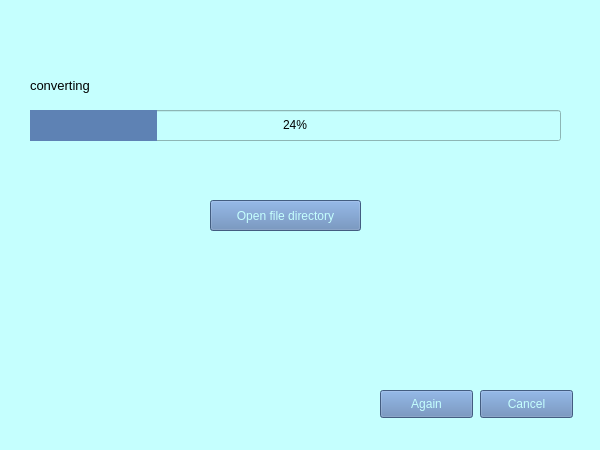
<?xml version="1.0" encoding="UTF-8"?>
<ui version="4.0">
 <class>MainWindow</class>
 <widget class="QMainWindow" name="MainWindow">
  <property name="geometry">
   <rect>
    <x>0</x>
    <y>0</y>
    <width>600</width>
    <height>450</height>
   </rect>
  </property>
  <property name="windowTitle">
   <string>MainWindow</string>
  </property>
  <property name="styleSheet">
   <string notr="true">background-color: rgb(197, 255, 254);</string>
  </property>
  <widget class="QWidget" name="centralwidget">
   <widget class="QLabel" name="label">
    <property name="geometry">
     <rect>
      <x>30</x>
      <y>70</y>
      <width>91</width>
      <height>31</height>
     </rect>
    </property>
    <property name="font">
     <font>
      <pointsize>10</pointsize>
     </font>
    </property>
    <property name="text">
     <string>converting</string>
    </property>
   </widget>
   <widget class="QProgressBar" name="progressBar">
    <property name="geometry">
     <rect>
      <x>30</x>
      <y>110</y>
      <width>531</width>
      <height>31</height>
     </rect>
    </property>
    <property name="styleSheet">
     <string notr="true">QProgressBar::chunk { background-color: rgb(94, 130, 180);
}
</string>
    </property>
    <property name="value">
     <number>24</number>
    </property>
    <property name="alignment">
     <set>Qt::AlignCenter</set>
    </property>
   </widget>
   <widget class="QPushButton" name="pushButton">
    <property name="geometry">
     <rect>
      <x>380</x>
      <y>390</y>
      <width>93</width>
      <height>28</height>
     </rect>
    </property>
    <property name="styleSheet">
     <string notr="true">background-color:rgb(94, 130, 180);
color: rgb(197, 255, 254);</string>
    </property>
    <property name="text">
     <string>Again</string>
    </property>
   </widget>
   <widget class="QPushButton" name="pushButton_2">
    <property name="geometry">
     <rect>
      <x>480</x>
      <y>390</y>
      <width>93</width>
      <height>28</height>
     </rect>
    </property>
    <property name="styleSheet">
     <string notr="true">background-color:rgb(94, 130, 180);
color: rgb(197, 255, 254);</string>
    </property>
    <property name="text">
     <string>Cancel</string>
    </property>
   </widget>
   <widget class="QPushButton" name="pushButton_3">
    <property name="geometry">
     <rect>
      <x>210</x>
      <y>200</y>
      <width>151</width>
      <height>31</height>
     </rect>
    </property>
    <property name="styleSheet">
     <string notr="true">background-color:rgb(94, 130, 180);
color: rgb(197, 255, 254);</string>
    </property>
    <property name="text">
     <string>Open file directory</string>
    </property>
   </widget>
  </widget>
  <widget class="QStatusBar" name="statusbar"/>
 </widget>
 <resources/>
 <connections/>
</ui>
